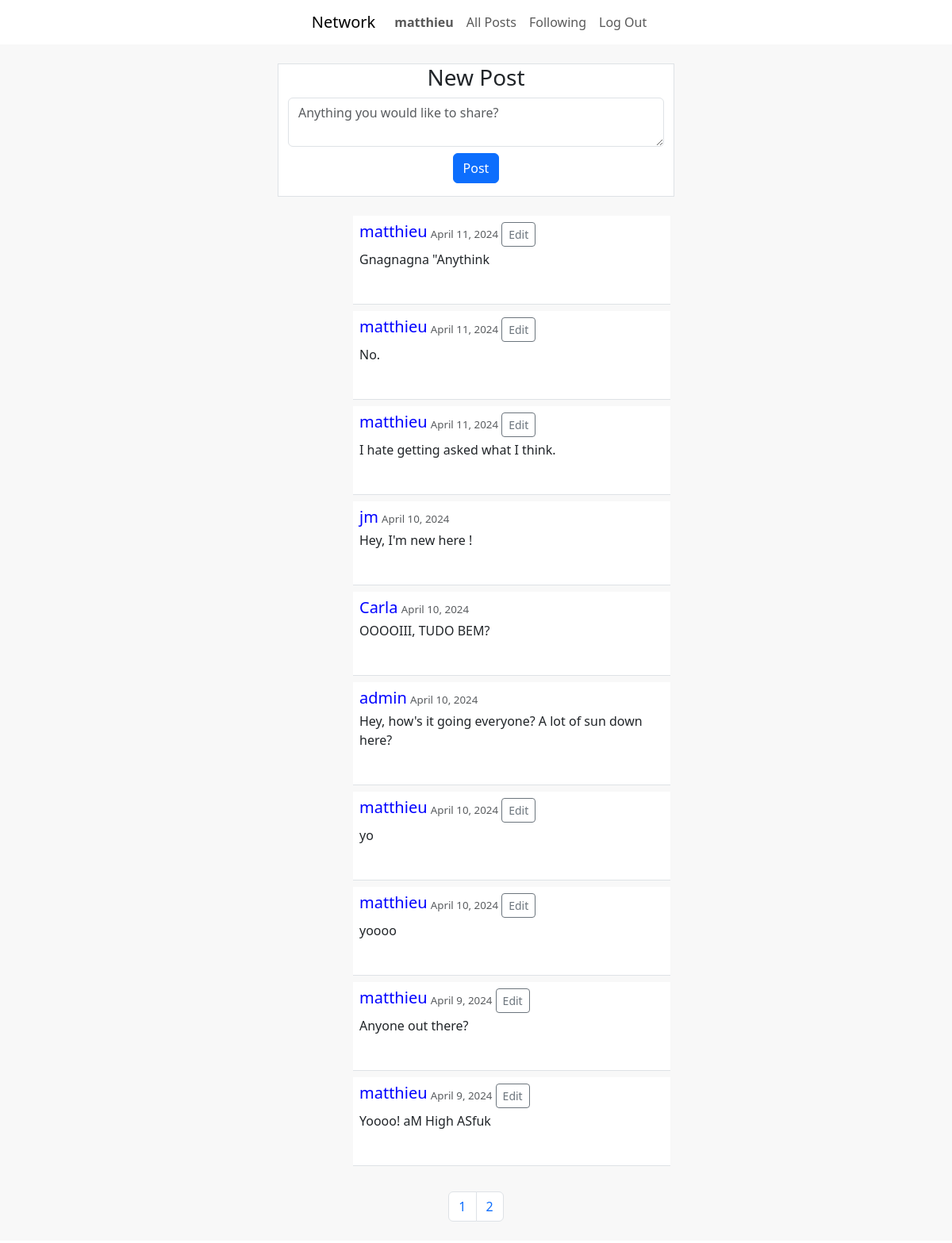
Screenshot of / (signed in) with the database file from the repository.
### network/models.py (models this page shows, shortened)
class User(AbstractUser):
    follows = models.ManyToManyField('self', symmetrical=False, related_name='follower', blank=True)
    photo_url = models.URLField(default="https://cdn.pixabay.com/photo/2015/10/05/22/37/blank-profile-picture-973460_960_720.png")
    def __str__(self):
        return self.username

class Post(models.Model):
    content = models.TextField(max_length= 500)
    creation_date = models.DateField(default=timezone.now().date())
    creation_time = models.TimeField(default=timezone.now().time())
    user = models.ForeignKey(User, on_delete=models.CASCADE, related_name="posts")

### network/views.py (the view, shortened to what this page needs)
# urls.py: path("", views.index, name="index"),
def index(request):
    if not request.user.is_authenticated:
        return HttpResponseRedirect(reverse('login'))
    if request.user.is_authenticated:
        posts = Post.objects.order_by("-creation_date", "-creation_time")
        paginator = Paginator(posts, 10)
        pages_total = paginator.count
        if request.GET.get('ajax') == 'True':
            data = json.loads(request.body)
            page_number = data.get("page_number")
            return JsonResponse({"message":"page number received"})
        if request.method == 'GET':
            user = request.user
            postform = PostForm()
            page_number = request.GET.get("page_number", 1)
            return render(request, "network/index.html",{
                "postform":postform,
                "recent_posts":paginator.page(page_number),
                "user":user,
                "paginator":paginator,
                "pages_total":pages_total,
            })

### network/forms.py (shortened to what this page needs)
class PostForm(forms.Form):
    content = forms.CharField(widget=forms.Textarea(attrs={'class': 'form-control mb-2',
                                                            'cols': 10,
                                                            'rows': 2,
                                                            'placeholder' : 'Anything you would like to share?'
                                                            }),
                            max_length= 500)

### network/templates/network/index.html (shortened to what this page needs)
{% extends "network/layout.html" %}
{% block body %}
    <div class ="container-fluid">
        <div class="row justify-content-center text-center mb-4 " >
            <div id="new-post" class="col-5 border mt-4">
                <h3>New Post</h3>
                <form action="" method="post">
                {{postform.content}}
                    <button type="submit" class="btn btn-primary mb-3" value="Submit">Post</button>
                </form>
            </div>
        </div>
        {% for post in recent_posts %}
            <div class="row justify-content-center text-left-aligned mb-2 border-2">
                <div class="img-div col-1"><img class="img-fluid rounded-circle" src="{{post.user.photo_url}}" alt=""></div>
                <div class="post-div border-bottom col-4 ms-0 ps-2 pt-2 pb-3">
                    <a class="custom-link" href="{{post.user.username}}"><h5 id="{{post.user}}">{{post.user}}</h5></a>
                    <span class="post-date text-muted"> {{post.creation_date}}</span>
                    {% if user == post.user %}
                    <button data-user-id="{{post.user.id}}" class="edit-button btn btn-outline-secondary btn-sm">Edit</button>
                    {% endif %}
                    <p class="text-break mt-1 mb-1">{{post.content}}</p>
                        <div>
                            <button class="like_button p-1 btn" data-user-id="{{user.id}}" data-post-id="{{post.id}}"></button>
                        </div>
                </div>
            </div>
        {% endfor %}
        <nav id="pagination">
            <ul class="pagination justify-content-center">
              {% for page in paginator %}
              <li id="{{page.number}}" class="page-item mb-4 mt-4"><a class="page-link" href="{% url 'index' %}?page_number={{ page.number }}">{{page.number}}</a></li>
              {% endfor %}
            </ul>
          </nav>
    </div>
{% endblock %}

### network/templates/network/layout.html (shortened to what this page needs)
{% load static %}
<!DOCTYPE html>
<html lang="en">
    <head>
        <link href="{% static 'network/node_modules/bootstrap/dist/css/bootstrap.min.css' %}" rel="stylesheet">
        <link href="https://cdn.jsdelivr.net/npm/bootstrap-icons/font/bootstrap-icons.css" rel="stylesheet">
        <link href="{% static 'network/styles.css' %}" rel="stylesheet">
    </head>
    <body>
        <nav class="navbar navbar-expand-lg justify-content-center">
            <a class="navbar-brand ms-3 " href="#">Network</a>
                <ul class="navbar-nav mr-auto">
                {% if user.is_authenticated %}
                    <li class="nav-item">
                        <a class="nav-link" href="{{user.username}}"><strong>{{ user.username }}</strong></a>
                    </li>
                {% endif %}
                <li class="nav-item">
                    <a class="nav-link" href="{% url 'index' %}">All Posts</a>
                </li>
                {% if user.is_authenticated %}
                    <li class="nav-item">
                        <a class="nav-link" href="{% url 'following' %}">Following</a>
                    </li>
                    <li class="nav-item">
                        <a class="nav-link" href="{% url 'logout' %}">Log Out</a>
                    </li>
                {% endif %}
                </ul>
            </nav>
        <div class="body">
            {% block body %}
            {% endblock %}
        </div>
    </body>
</html>

### network/static/network/styles.css (style rules this page uses)
a.custom-link { text-decoration: none; color: blue; }
h5 { display: inline; }
div.post-div { background-color: white; }
div.container-fluid { background-color: rgb(248, 248, 248); }
#new-post { background-color: white; }
.post-date { font-size: smaller; }
div.img-div { width: 90px; }

### rows the page displays
User: username "matthieu"
Post: user "matthieu", creation_date "April 11, 2024", content "Gnagnagna \"Anythink"
Post: user "matthieu", creation_date "April 11, 2024", content "No."
Post: user "matthieu", creation_date "April 11, 2024", content "I hate getting asked what I think."
Post: user "jm", creation_date "April 10, 2024", content "Hey, I'm new here !"
Post: user "Carla", creation_date "April 10, 2024", content "OOOOIII, TUDO BEM?"
Post: user "admin", creation_date "April 10, 2024", content "Hey, how's it going everyone? A lot of sun down here?"
Post: user "matthieu", creation_date "April 10, 2024", content "yo"
Post: user "matthieu", creation_date "April 10, 2024", content "yoooo"
Post: user "matthieu", creation_date "April 9, 2024", content "Anyone out there?"
Post: user "matthieu", creation_date "April 9, 2024", content "Yoooo! aM High ASfuk"

### other values shown
{{ page.number }} "1" "2"
